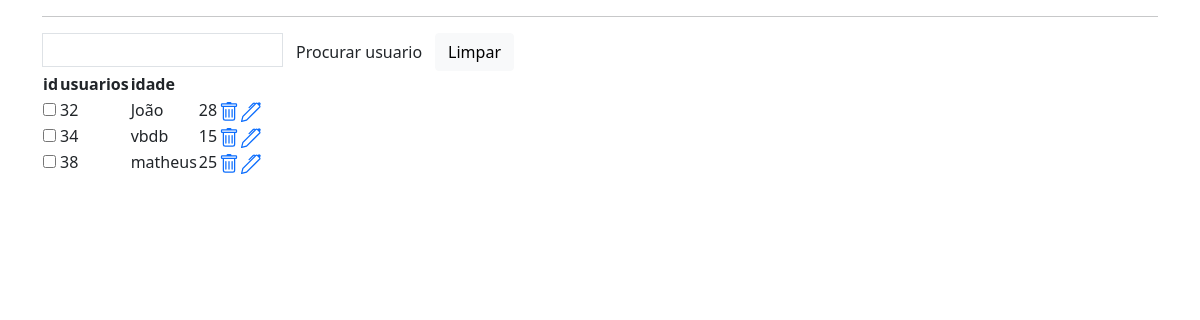
/lista_usuario/, run on an earlier commit of the app's database.
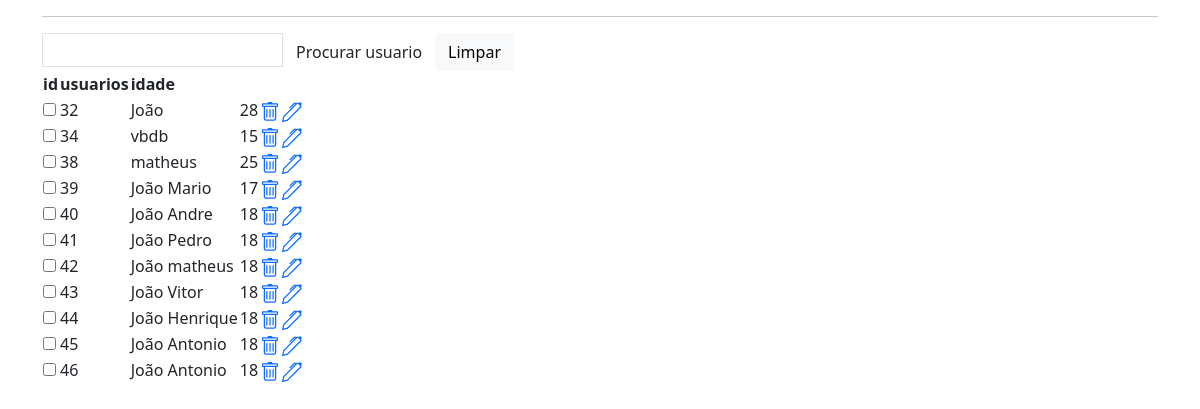
And on a later commit of the database.
### app/models.py (models this page shows, shortened)
class Usuario(models.Model):
    id_usuario = models.AutoField(primary_key=True)
    nome = models.TextField(max_length=105)
    idade = models.IntegerField()

### app/views.py (the view)
# urls.py: path('lista_usuario/',lista_usuarios, name='listagem_usuarios'),
def lista_usuarios(request):
    usuario = {
        'usuarios': Usuario.objects.all()
    }
    return render(request,'usuarios.html',usuario)

### app/templates/usuarios.html (shortened to what this page needs)
<!doctype html>
<html lang="en">
<head>
    <link href="https://cdn.jsdelivr.net/npm/bootstrap@5.0.2/dist/css/bootstrap.min.css" rel="stylesheet"
>
</head>
<body>
    <div class='container'>
        <table>
            <hr>
                <form action="{% url 'buscar' %}" method="GET">
                     <input name="nome" class="p-1 border" type="text" value="{{ request.GET.nome }}">
                     <button class='btn btn-sucess' type="submit">Procurar usuario</button>
                </form>
                <a href="{% url 'listagem_usuarios' %}" class="btn btn-light">Limpar</a>
            <tr>
                <th>id</th>
                <th>usuarios</th>
                <th>idade</th>
                <th></th>
            </tr>
            {% for usuario in usuarios %}
            <tr>
                    <td><input type="checkbox" name="check[]" value="usuario.id_usuario"></td>
                    <td>{{usuario.id_usuario}}</td>
                    <td>{{usuario.nome}}</td>
                    <td>{{usuario.idade}}</td>
                    <td>
                        <a href="/deleta_usuario/{{usuario.id_usuario}}/">
                        </a>
                    </td>
                    <td>
                        <a href="/update/{{usuario.id_usuario}}/">
                    </td>
            </tr>
            {% empty %}
            <tr>
                <td colspan="3">Nenhum usuario registrado</td>
            </tr>
            {% endfor %}
        </table>
    </div>
</body>
</html>

What changed in the data, as far as the page shows it:
added Usuario: id_usuario "39", nome "João Mario", idade "17"
added Usuario: id_usuario "40", nome "João Andre", idade "18"
added Usuario: id_usuario "41", nome "João Pedro", idade "18"
added Usuario: id_usuario "42", nome "João matheus", idade "18"
added Usuario: id_usuario "43", nome "João Vitor", idade "18"
added Usuario: id_usuario "44", nome "João Henrique", idade "18"
added Usuario: id_usuario "45", nome "João Antonio", idade "18"
added Usuario: id_usuario "46", nome "João Antonio", idade "18"
